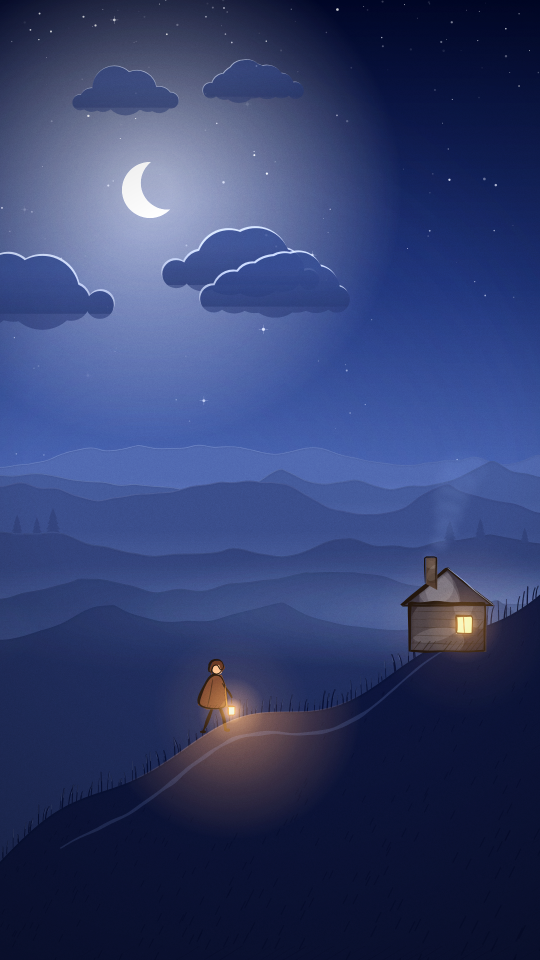
#> input picture skills/documentary-video/references/styles/atmos-ref/01-夜景_冷色世界里的暖点.png, 1080 x 1920 px (shown at 1/2 size); its folder holds only this picture in this run
$ python frame_check.py '../references/styles/atmos-ref/01-夜景_冷色世界里的暖点.png' --out out.png
#> lines starting #> are read from the running program, lines starting #| are printed output that depends on the picture
"""布景自查：抽帧指标 + 与参考帧并排的对比图。

用法：
  python frame_check.py <视频.mp4> --times 3.2,7.5,12 --out check/布景A [--night]
  python frame_check.py a.png b.png --out check/布景A [--night | --backlit]
  --style glow 柔光动画画风（可选）的门槛和参考帧
  --ref <目录> 换参考帧，例如大气景观布景用 references/styles/atmos-ref

每帧算四个指标并和门槛比较（门槛来自用户确认的样片参考帧实测值，见 styles/hand-drawn-cinematic.md 的"自查"）：
  mean   平均亮度           白天 0.25–0.45；夜景 >= 0.16
  std    整体对比度         >= 0.15
  topStd 上半屏对比度       >= 0.11（上半屏空、平会被拦下）
  p98    亮部（98% 分位）   >= 0.60（必须有看得见的光源或受光面）
输出 <out>_sheet.png：上排本期帧，下排参考帧，同尺寸并排；<out>_report.txt：逐帧指标和是否通过。
任何一帧不通过，退出码为 1。
"""
import argparse, glob, os, subprocess, sys, tempfile
import numpy as np
from PIL import Image

HERE = os.path.dirname(os.path.abspath(__file__))
REF_DIR = os.path.join(HERE, '..', 'references', 'styles', 'hand-drawn-cinematic-ref')
W = 540


def load(path):
    im = Image.open(path).convert('RGB')
    return im.resize((W, round(im.height * W / im.width)))
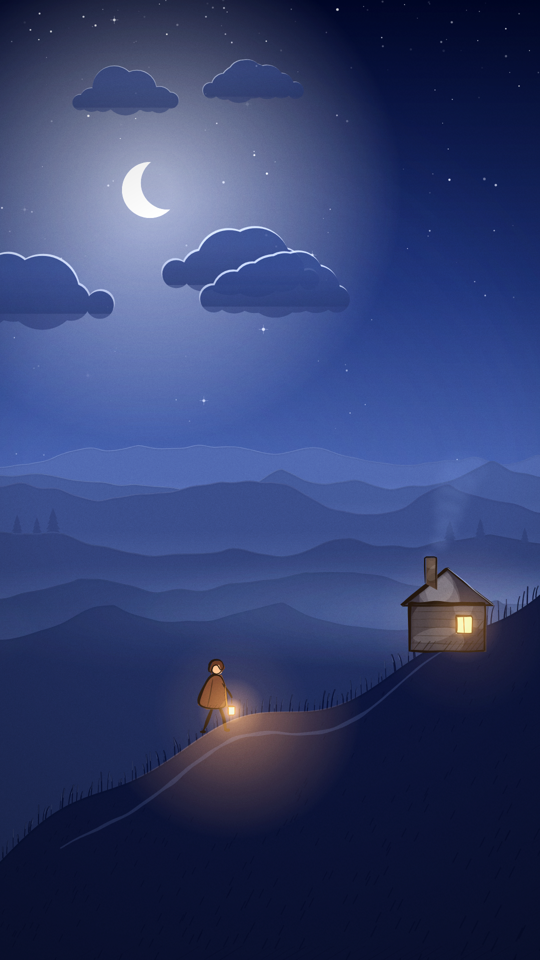
#> returned value: PIL image 540x960 RGB; mean R, G, B 50.5, 63.1, 109.9


def metrics(im):
    a = np.asarray(im).astype(float) / 255
    L = 0.2126 * a[..., 0] + 0.7152 * a[..., 1] + 0.0722 * a[..., 2]
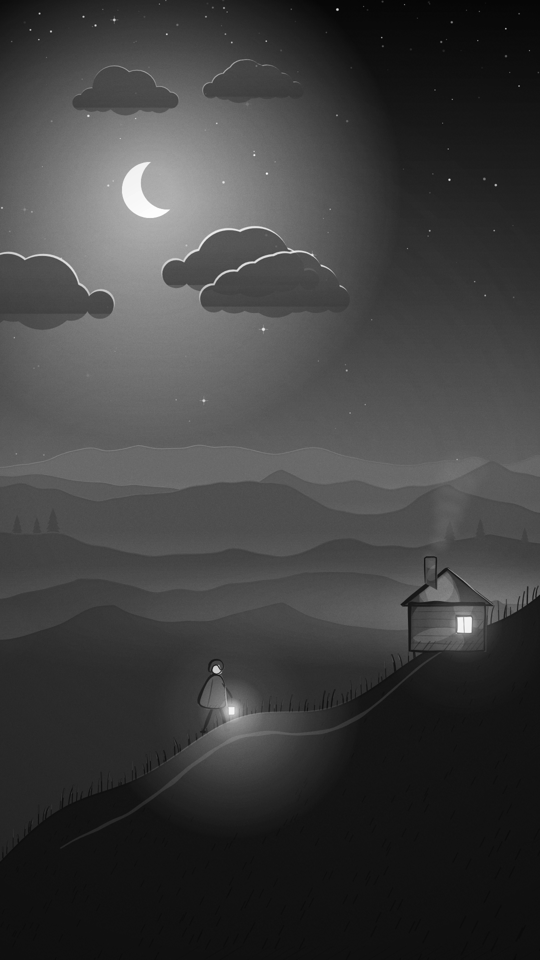
#> L: shape (960, 540) float64; min 0.0161, max 1, mean 0.25
    top = L[: L.shape[0] // 2]
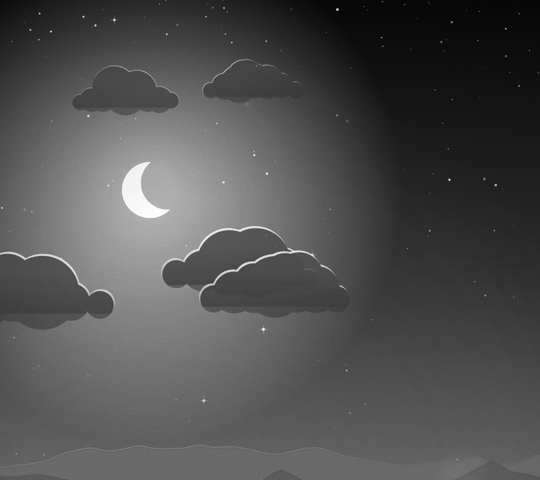
#> top: shape (480, 540) float64; min 0.0161, max 1, mean 0.318
    return dict(mean=L.mean(), std=L.std(), topStd=top.std(), p98=np.percentile(L, 98))


# 柔光动画画风（styles/glow.md）的门槛：取自参考片实测（夜 mean 0.10–0.21、std 0.07–0.17、topStd 0.05–0.13、p98 0.24–0.79；
# 黎明 mean 0.48–0.57、std 0.19–0.25、p98 0.85–1.0），夜景略往亮放一点，照顾手机上看
def check_glow(m, night, backlit):
    f = []
    if night:
        if not 0.10 <= m['mean'] <= 0.30: f.append('mean 不在 0.10–0.30')
        if m['std'] < 0.08: f.append('std<0.08（主体和背景分不开）')
        if m['topStd'] < 0.045: f.append('topStd<0.045（上半屏空）')
        if m['p98'] < 0.25: f.append('p98<0.25（没有看得见的光源）')
    else:
        lo, hi = (0.40, 0.62) if backlit else (0.25, 0.50)
        if not lo <= m['mean'] <= hi: f.append(f'mean 不在 {lo}–{hi}')
        if m['std'] < 0.15: f.append('std<0.15')
        if m['topStd'] < 0.10: f.append('topStd<0.10')
        if m['p98'] < 0.70: f.append('p98<0.70')
    return f


def check(m, night, backlit=False, style='hand'):
    if style == 'glow': return check_glow(m, night, backlit)
    fails = []
    if night:
        if m['mean'] < 0.16: fails.append('mean<0.16（夜景太暗：加光源，不要整体压暗）')
    elif backlit:
        if not 0.25 <= m['mean'] <= 0.52: fails.append('mean 不在 0.25–0.52（逆光大景）')
    elif not 0.25 <= m['mean'] <= 0.45: fails.append('mean 不在 0.25–0.45')
    if m['std'] < 0.15: fails.append('std<0.15（明暗对比不足，主体和背景分不开）')
    if m['topStd'] < 0.11: fails.append('topStd<0.11（上半屏空或平）')
    if m['p98'] < 0.60: fails.append('p98<0.60（没有看得见的光源或受光面）')
    return fails


def grab(video, times, tmp):
    out = []
    for t in times:
        p = os.path.join(tmp, f'f_{t:.2f}.png')
        subprocess.run(['ffmpeg', '-loglevel', 'error', '-y', '-ss', str(t), '-i', video, '-frames:v', '1', p], check=True)
        out.append((f'{t:.2f}s', p))
    return out


def main():
    sys.stdout.reconfigure(encoding='utf-8')
    ap = argparse.ArgumentParser()
    ap.add_argument('inputs', nargs='+')
    ap.add_argument('--times', help='输入是视频时，抽帧的秒数，逗号分隔')
    ap.add_argument('--out', required=True, help='输出前缀，如 check/布景A')
    ap.add_argument('--night', action='store_true', help='夜景布景用夜景亮度门槛')
    ap.add_argument('--style', default='hand', choices=['hand', 'glow'], help='glow = 柔光动画画风：用它的门槛，参考帧默认换成 glow-ref')
    ap.add_argument('--backlit', action='store_true', help='太阳在画面里的日出/黄昏逆光大景：平均亮度上限放宽到 0.52')
    ap.add_argument('--ref', default=REF_DIR)
    a = ap.parse_args()

    if a.style == 'glow' and a.ref == REF_DIR: a.ref = os.path.join(HERE, '..', 'references', 'styles', 'glow-ref')
    tmp = tempfile.mkdtemp()
    if a.times:
        frames = grab(a.inputs[0], [float(x) for x in a.times.split(',')], tmp)
    else:
        frames = [(os.path.basename(p), p) for p in a.inputs]
    refs = sorted(glob.glob(os.path.join(a.ref, '*.png')))

    lines, bad = [], 0
    ims = []
    for name, p in frames:
        im = load(p); ims.append(im)
        m = metrics(im); f = check(m, a.night, a.backlit, a.style); bad += bool(f)
#> after `m = metrics(im)`: m = {'mean': 0.25, 'std': 0.153, 'topStd': 0.157, 'p98': 0.613}
#> after `f = check(m, a.night, a.backlit, a.style)`: f = []
#> after `bad += bool(f)`: bad = 0
        lines.append(f"{name}  mean {m['mean']:.3f}  std {m['std']:.3f}  topStd {m['topStd']:.3f}  p98 {m['p98']:.3f}  "
                     + ('通过' if not f else '不通过：' + '；'.join(f)))
    lines.append('参考帧：')
    rims = []
    for p in refs:
        im = load(p); rims.append(im); m = metrics(im)
        lines.append(f"  {os.path.basename(p)}  mean {m['mean']:.3f}  std {m['std']:.3f}  topStd {m['topStd']:.3f}  p98 {m['p98']:.3f}")

    n = max(len(ims), len(rims)); h = max(i.height for i in ims + rims)
#> after `n = max(len(ims), len(rims))`: n = 1
#> after `h = max((i.height for i in ims + rims))`: h = 960
    sheet = Image.new('RGB', (n * W, 2 * h), (40, 40, 40))
#> sheet: PIL image 540x1920 RGB; every value is 40
    for i, im in enumerate(ims): sheet.paste(im, (i * W, 0))
#> this loop made 1 pass
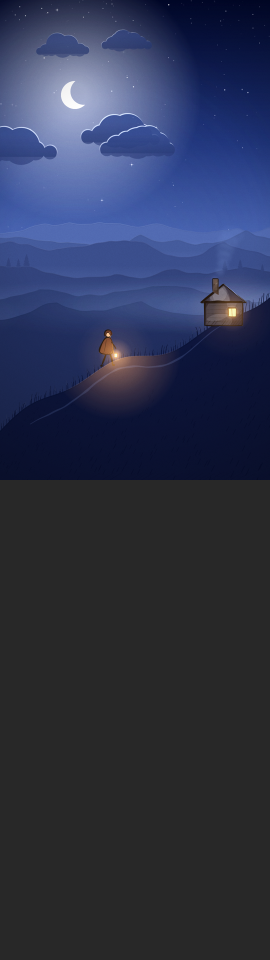
#> sheet: PIL image 540x1920 RGB (shown at 1/2 size); mean R, G, B 45.2, 51.5, 75
    for i, im in enumerate(rims): sheet.paste(im, (i * W, h))
    os.makedirs(os.path.dirname(os.path.abspath(a.out)), exist_ok=True)
    sheet.save(a.out + '_sheet.png')
    with open(a.out + '_report.txt', 'w', encoding='utf-8') as fh: fh.write('\n'.join(lines) + '\n')
    print('\n'.join(lines)); print(f'对比图：{a.out}_sheet.png')
#| 01-夜景_冷色世界里的暖点.png  mean 0.250  std 0.153  topStd 0.157  p98 0.613  通过
#| 参考帧：
#| 对比图：out.png_sheet.png
    sys.exit(1 if bad else 0)
#> (the program exits here)

$ run again, on skills/documentary-video/references/styles/hand-drawn-cinematic-ref/01-开场对焦在前景.png
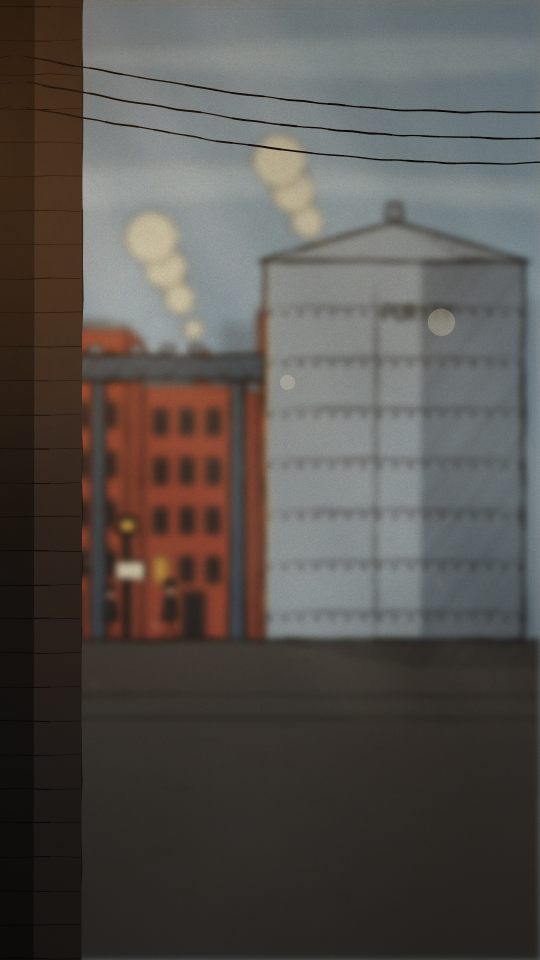
#> input picture skills/documentary-video/references/styles/hand-drawn-cinematic-ref/01-开场对焦在前景.png, 540 x 960 px
#> in metrics, `top = L[: L.shape[0] // 2]`:
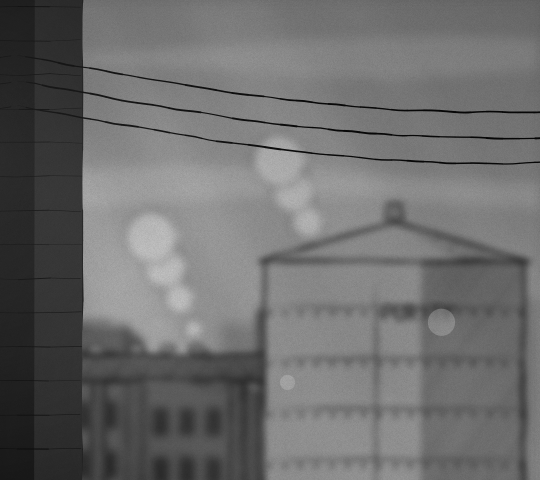
#> top: shape (480, 540) float64; min 0.0257, max 0.763, mean 0.429
#> m = {'mean': 0.324, 'std': 0.172, 'topStd': 0.146, 'p98': 0.627}
#> f = []
#> bad = 0
#> n = 1
#> h = 960
#> the loop in main, `for i, im in enumerate(ims): sheet.paste(im, (i * W, 0))` made 1 pass
#> the loop in main, `for i, im in enumerate(rims): sheet.paste(im, (i * W, h))` made 1 pass
#> after the loop in main, `for i, im in enumerate(rims): sheet.paste(im, (i * W, h))`:
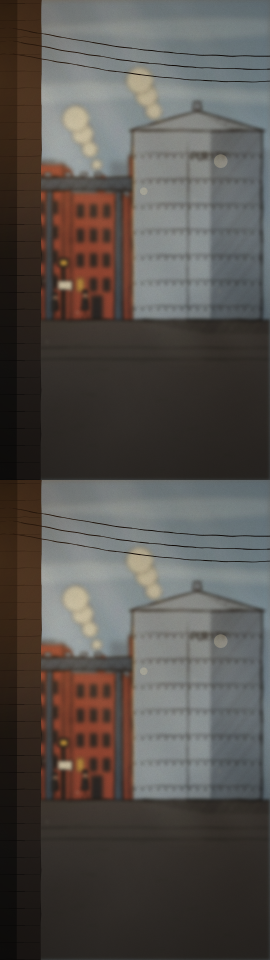
#> sheet: PIL image 540x1920 RGB (shown at 1/2 size); mean R, G, B 86.4, 82, 77.9
#| 01-开场对焦在前景.png  mean 0.324  std 0.172  topStd 0.146  p98 0.627  通过
#| 参考帧：
#|   01-开场对焦在前景.png  mean 0.324  std 0.172  topStd 0.146  p98 0.627
#| 对比图：out.png_sheet.png

$ run again, on skills/documentary-video/references/styles/hand-drawn-cinematic-ref/02-对焦转到主体.png
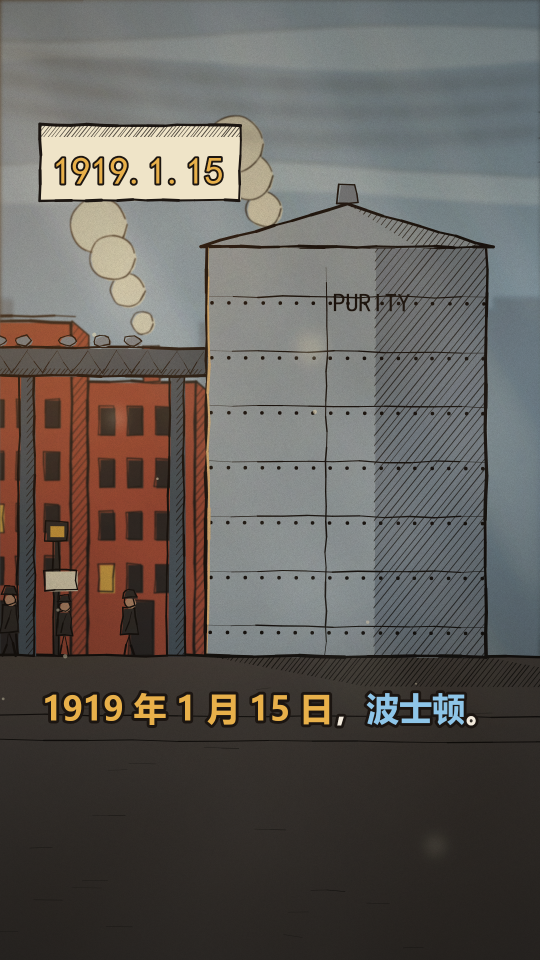
#> input picture skills/documentary-video/references/styles/hand-drawn-cinematic-ref/02-对焦转到主体.png, 540 x 960 px
#> in metrics, `top = L[: L.shape[0] // 2]`:
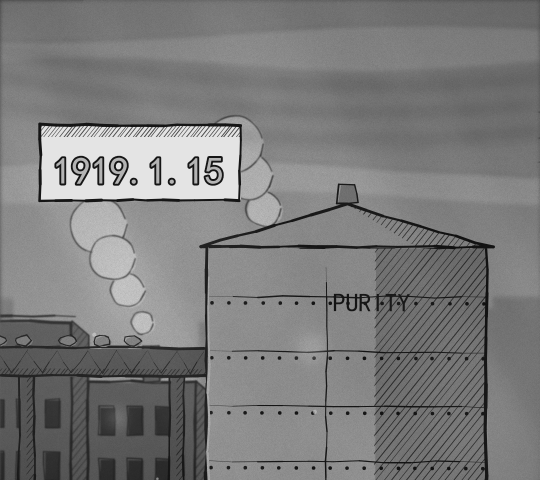
#> top: shape (480, 540) float64; min 0.0663, max 0.895, mean 0.489
#> m = {'mean': 0.371, 'std': 0.187, 'topStd': 0.142, 'p98': 0.876}
#> f = []
#> bad = 0
#> n = 1
#> h = 960
#> the loop in main, `for i, im in enumerate(ims): sheet.paste(im, (i * W, 0))` made 1 pass
#> the loop in main, `for i, im in enumerate(rims): sheet.paste(im, (i * W, h))` made 1 pass
#> after the loop in main, `for i, im in enumerate(rims): sheet.paste(im, (i * W, h))`:
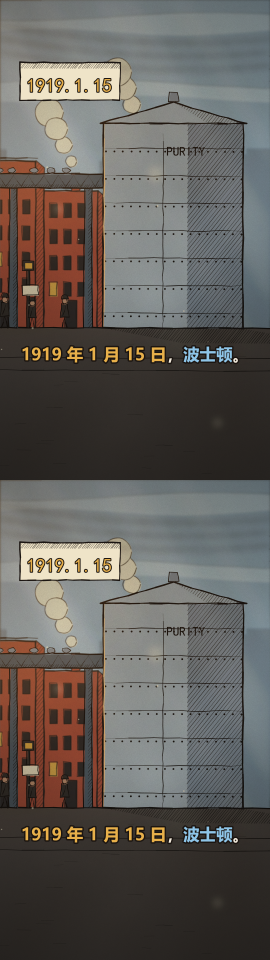
#> sheet: PIL image 540x1920 RGB (shown at 1/2 size); mean R, G, B 98.3, 94.1, 89.5
#| 02-对焦转到主体.png  mean 0.371  std 0.187  topStd 0.142  p98 0.876  通过
#| 参考帧：
#|   02-对焦转到主体.png  mean 0.371  std 0.187  topStd 0.142  p98 0.876
#| 对比图：out.png_sheet.png
